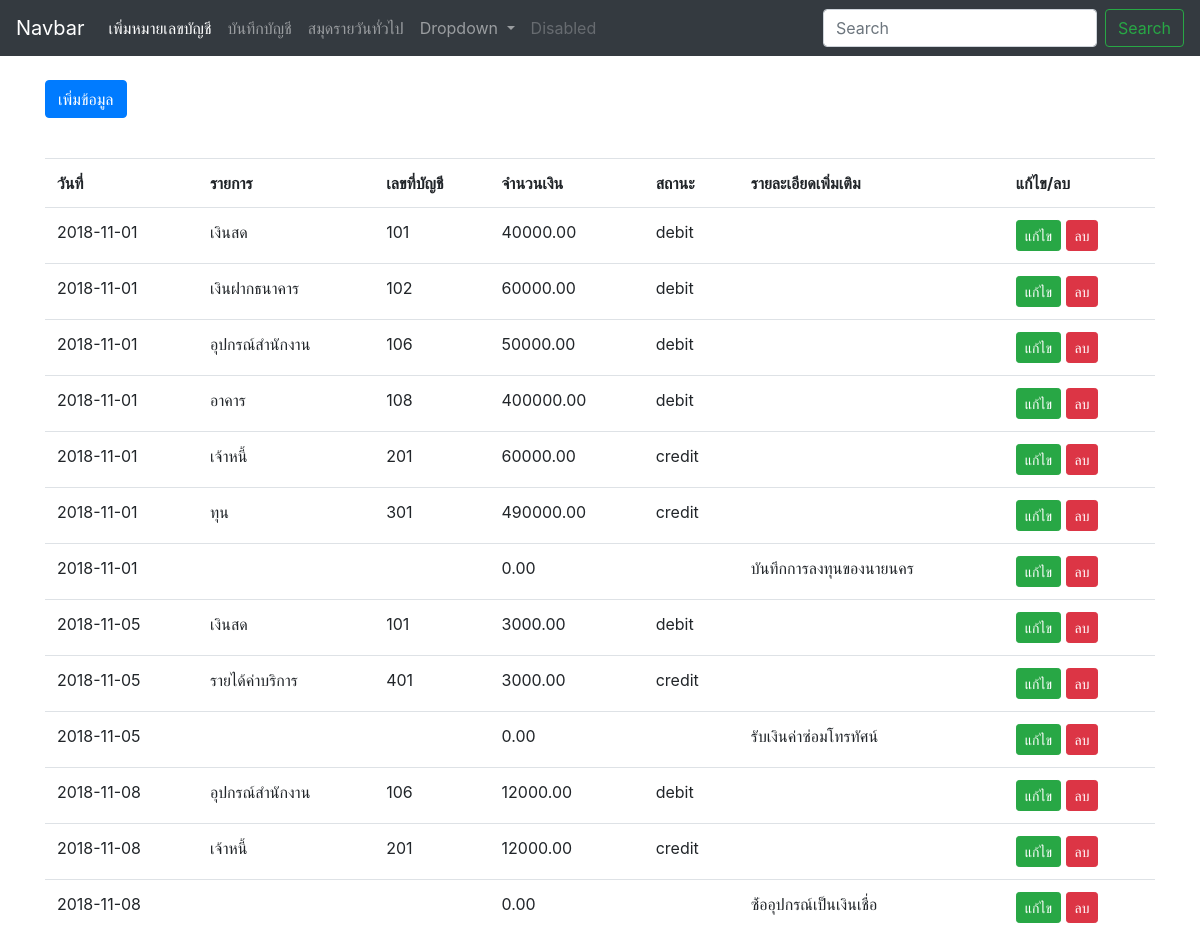
The page / on the database its author committed.
### tables this page shows
CREATE TABLE `tb_book` (
  `id` int(10) UNSIGNED NOT NULL,
  `date` date NOT NULL,
  `detail` varchar(200) NOT NULL,
  `acc_id` int(10) DEFAULT '0',
  `cost` decimal(9,2) DEFAULT NULL,
  `status` varchar(10) DEFAULT NULL
);

CREATE TABLE `tb_account_number` (
  `acc_id` int(10) NOT NULL,
  `acc_number` varchar(10) NOT NULL,
  `list` varchar(100) NOT NULL
);

### index.php (the view, shortened to what this page needs)
<?php
include "config/database.php";
?>
<!doctype html>
<html lang="en">
  <head>
    <link rel="stylesheet" href="bootstrap/css/bootstrap.min.css">
  </head>
  <body>
    <header>
    <?php include "template/header.php"; ?>
    </header>
    <br>
    <div class="container">
      <p>
        <a class="btn btn-primary" data-toggle="collapse" href="#collapseExample" role="button" aria-expanded="false" aria-controls="collapseExample">
          เพิ่มข้อมูล
        </a>
      </p>
    </div>
    <br>
    <div class="container">
      <div class="table-responsive">
        <table class="table">
          <tr>
            <th>วันที่</th>
            <th>รายการ</th>
            <th>เลขที่บัญชี</th>
            <th>จำนวนเงิน</th>
            <th>สถานะ</th>
            <th>รายละเอียดเพิ่มเติม</th>
            <th>แก้ไข/ลบ</th>
          </tr>
          <?php
          $sql = "SELECT * FROM tb_book book
                           LEFT JOIN tb_account_number accnum
                           ON book.acc_id = accnum.acc_id";
          $result = mysqli_query($conn,$sql);
          while ($data = mysqli_fetch_array($result)) {
          ?>
          <tr>
            <td><?php echo $data['date'];?></td>
            <td><?php echo $data['list'];?></td>
            <td><?php echo $data['acc_number'];?></td>
            <td><?php echo $data['cost'];?></td>
            <td><?php echo $data['status'];?></td>
            <td><?php echo $data['detail'];?></td>
            <td>
              <a href="#" class="btn btn-success btn-sm">แก้ไข</a>
              <a href="process/BookProcess.php?action=delete&id=<?php echo $data['id']; ?>" onclick="return confirm('ต้องการลบข้อมูลหรือไม่?')" class="btn btn-danger btn-sm">ลบ</a>
            </td>
          </tr>
          <?php
          }
          ?>
        </table>
      </div>
    </div>
  </body>
</html>

### rows shown on the page
tb_book: date "2018-11-01", acc.list "เงินสด", acc.acc_number "101", cost "40000.00", status "debit"
tb_book: date "2018-11-01", acc.list "เงินฝากธนาคาร", acc.acc_number "102", cost "60000.00", status "debit"
tb_book: date "2018-11-01", acc.list "อุปกรณ์สำนักงาน", acc.acc_number "106", cost "50000.00", status "debit"
tb_book: date "2018-11-01", acc.list "อาคาร", acc.acc_number "108", cost "400000.00", status "debit"
tb_book: date "2018-11-01", acc.list "เจ้าหนี้", acc.acc_number "201", cost "60000.00", status "credit"
tb_book: date "2018-11-01", acc.list "ทุน", acc.acc_number "301", cost "490000.00", status "credit"
tb_book: date "2018-11-01", cost "0.00", detail "บันทึกการลงทุนของนายนคร"
tb_book: date "2018-11-05", acc.list "เงินสด", acc.acc_number "101", cost "3000.00", status "debit"
tb_book: date "2018-11-05", acc.list "รายได้ค่าบริการ", acc.acc_number "401", cost "3000.00", status "credit"
tb_book: date "2018-11-05", cost "0.00", detail "รับเงินค่าซ่อมโทรทัศน์"
tb_book: date "2018-11-08", acc.list "อุปกรณ์สำนักงาน", acc.acc_number "106", cost "12000.00", status "debit"
tb_book: date "2018-11-08", acc.list "เจ้าหนี้", acc.acc_number "201", cost "12000.00", status "credit"
tb_book: date "2018-11-08", cost "0.00", detail "ซ์้ออุปกรณ์เป็นเงินเชื่อ"
